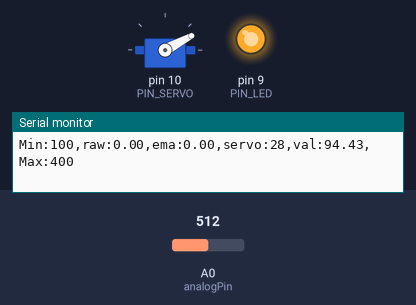
Bench run of a sketch on a simulated Arduino Uno, built with avr-gcc and run on an emulated ATmega328P. Shown: servo, output pins drawn as LEDs (lit = HIGH), the last lines printed to the serial monitor. The test bench sets the inputs (shaded band); at power-on: A0 (analogPin) = 512.

Above: at 1.2 s.
1.3 s: A0 (analogPin) set to 193
At 2.4 s:
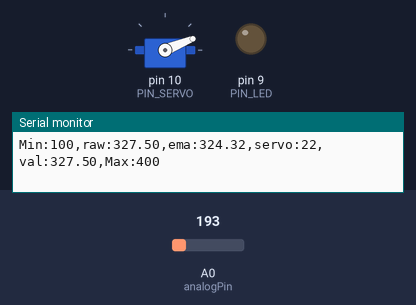
3.0 s: A0 (analogPin) set to 167
At 4.0 s:
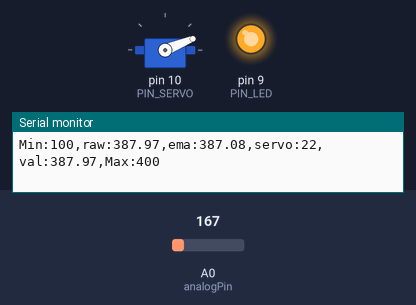
4.6 s: A0 (analogPin) set to 190
At 5.5 s:
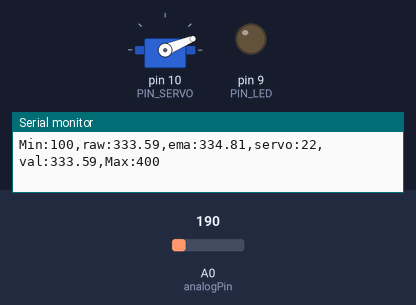
6.2 s: A0 (analogPin) set to 170
At 7.6 s:
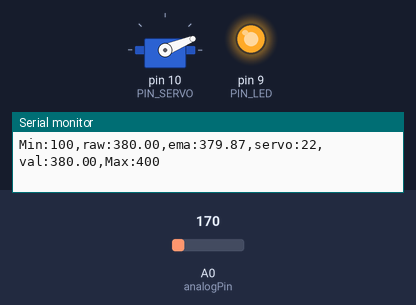
Timing chart, 0 to 8.8 s (numbered marks = the images above; inputs shaded):
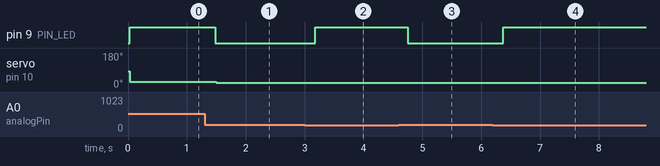

Measured:
- the behaviour switches between 179 and 178 on A0 (analogPin) (found by bisection; images 1 and 2)
- after the input at 1.3 s, pin 9 (PIN_LED): HIGH → LOW after 0.18 s; servo on pin 10 (PIN_SERVO): 28° → 22° after 0.20 s
- after the input at 3.0 s, pin 9 (PIN_LED): LOW → HIGH after 0.18 s
- after the input at 4.6 s, pin 9 (PIN_LED): HIGH → LOW after 0.15 s
- after the input at 6.2 s, pin 9 (PIN_LED): LOW → HIGH after 0.18 s

The sketch:

bangbang_control.ino
```cpp
#include <Servo.h>

// Arduino pin assignment
#define PIN_LED 9
#define PIN_SERVO 10
#define PIN_TRIG 12
#define PIN_ECHO 13
int analogPin =0;

// configurable parameters
#define SND_VEL 346.0 // sound velocity at 24 celsius degree (unit: m/s)
#define INTERVAL 25 // sampling interval (unit: ms)
#define _DIST_MIN 100 // minimum distance to be measured (unit: mm)
#define _DIST_MAX 400 // maximum distance to be measured (unit: mm)
#define _DIST_ALPHA 0.1 // EMA weight of new sample (range: 0 to 1). Setting this value to 1 effectively disables EMA filter.

#define _DUTY_MIN 770 // servo full clockwise position (0 degree)
#define _DUTY_NEU  1400// servo neutral position (90 degree)
#define _DUTY_MAX 830 // servo full counterclockwise position (180 degree)

// global variables
float timeout; // unit: us
float dist_min, dist_max, dist_raw,dist_ema, dist_prev ,alpha; // unit: mm
unsigned long last_sampling_time; // unit: ms
float scale; // used for pulse duration to distance conversion
Servo myservo;

float reading;

void setup() {
// initialize GPIO pins
  pinMode(PIN_LED,OUTPUT);
  pinMode(PIN_TRIG,OUTPUT);
  digitalWrite(PIN_TRIG, LOW);
  pinMode(PIN_ECHO,INPUT);

  myservo.attach(PIN_SERVO);
  myservo.writeMicroseconds(_DUTY_NEU);

// initialize USS related variables
  dist_min = _DIST_MIN;
  dist_max = _DIST_MAX;
  alpha = _DIST_ALPHA;
  timeout = (INTERVAL / 2) * 1000.0; // precalculate pulseIn() timeout value. (unit: us)
  dist_raw = dist_prev = 0.0; // raw distance output from USS (unit: mm)
  scale = 0.001 * 0.5 * SND_VEL;

// initialize serial port
  Serial.begin(57600);

// initialize last sampling time
  last_sampling_time = 0;
}

void loop() {
// wait until next sampling time.
// millis() returns the number of milliseconds since the program started. Will overflow after 50 days.
  if(millis() < last_sampling_time + INTERVAL) return;

// get a distance reading from the USS
  dist_raw = USS_measure(PIN_TRIG,PIN_ECHO);
  dist_ema = alpha*dist_raw+(1-alpha)*dist_ema;

// output the read value to the serial port
  Serial.print("Min:100,raw:");
  Serial.print(dist_raw);
  Serial.print(",ema:");
  Serial.print(dist_ema);
  Serial.print(",servo:");
  Serial.print(myservo.read());
  Serial.print(",val:");
  Serial.print(ir_distance());
  Serial.println(",Max:400");

// adjust servo position according to the USS read value


//  Serial.println((dist_raw-180)/(360-180)*((_DUTY_MAX-_DUTY_MIN)/100));

 if (dist_ema<200){
  myservo.writeMicroseconds(_DUTY_MAX);
  }
  else{
  myservo.writeMicroseconds(_DUTY_MIN);
  }// add your code here!
// update last sampling time
  last_sampling_time += INTERVAL;

//LED
  if (360>=dist_ema and dist_ema>=180) digitalWrite(PIN_LED, LOW);
  else digitalWrite(PIN_LED, HIGH);

}

// get a distance reading from USS. return value is in millimeter.
float USS_measure(int TRIG, int ECHO)
{
  float readingTest;
/*  digitalWrite(TRIG, HIGH);
  delayMicroseconds(10);
  digitalWrite(TRIG, LOW);
  readingTest = pulseIn(ECHO, HIGH, timeout) * scale;// unit: mm
*/
  readingTest = ir_distance();
  if(readingTest!=0.0){
    if(readingTest < dist_min || readingTest > dist_max) reading = 0.0;// return 0 when out of range.
    else reading = readingTest;
  }
  return reading;
}

//적외선센서
float ir_distance(void){// return value unit: mm
  float val;
  float volt =analogRead(analogPin);
  val = ((6762.0/(volt-9.0))-4.0) *10.0;
  return val;
  }
```
